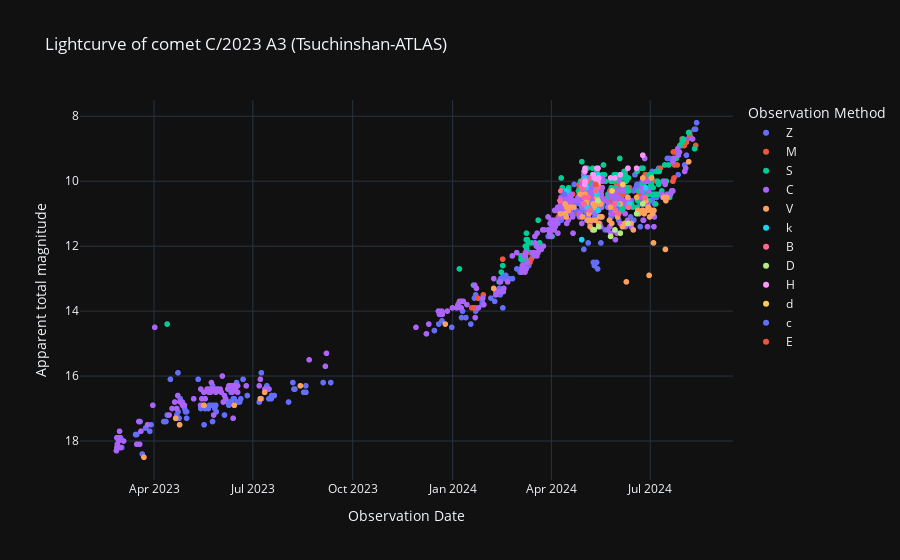

Here is the notebook cell this chart was saved with:
### Code cell
# Gráfica del los datos
labels = {'obs_date':'Observation Date','magnitude':'Apparent total magnitude', 'obs_method_key' : 'Observation Method'}
fig = px.scatter(curva_de_luz_df, x='obs_date', y='magnitude', color='obs_method_key', template= 'plotly_dark', labels= labels, title='Lightcurve of comet C/2023 A3 (Tsuchinshan-ATLAS)')
fig.update_yaxes(autorange="reversed")
fig.show()

### Figure 1 — Plotly figure (JSON) as saved in the notebook; plotly's stock layout.template omitted (floating-point values rounded to 4 significant figures; data arrays with more than 128 entries replaced by an {"elided": "..."} marker saying what was removed)
{"data": [{"hovertemplate": "Observation Method=Z<br>Observation Date=%{x}<br>Apparent total magnitude=%{y}<extra></extra>", "legendgroup": "Z", "marker": {"color": "#636efa", "symbol": "circle"}, "mode": "markers", "name": "Z", "showlegend": true, "type": "scattergl", "x": {"elided": "292 str values"}, "xaxis": "x", "y": {"elided": "292 float values"}, "yaxis": "y"}, {"hovertemplate": "Observation Method=M<br>Observation Date=%{x}<br>Apparent total magnitude=%{y}<extra></extra>", "legendgroup": "M", "marker": {"color": "#EF553B", "symbol": "circle"}, "mode": "markers", "name": "M", "showlegend": true, "type": "scattergl", "x": {"elided": "174 str values"}, "xaxis": "x", "y": {"elided": "174 float values"}, "yaxis": "y"}, {"hovertemplate": "Observation Method=S<br>Observation Date=%{x}<br>Apparent total magnitude=%{y}<extra></extra>", "legendgroup": "S", "marker": {"color": "#00cc96", "symbol": "circle"}, "mode": "markers", "name": "S", "showlegend": true, "type": "scattergl", "x": {"elided": "193 str values"}, "xaxis": "x", "y": {"elided": "193 float values"}, "yaxis": "y"}, {"hovertemplate": "Observation Method=C<br>Observation Date=%{x}<br>Apparent total magnitude=%{y}<extra></extra>", "legendgroup": "C", "marker": {"color": "#ab63fa", "symbol": "circle"}, "mode": "markers", "name": "C", "showlegend": true, "type": "scattergl", "x": {"elided": "338 str values"}, "xaxis": "x", "y": {"elided": "338 float values"}, "yaxis": "y"}, {"hovertemplate": "Observation Method=V<br>Observation Date=%{x}<br>Apparent total magnitude=%{y}<extra></extra>", "legendgroup": "V", "marker": {"color": "#FFA15A", "symbol": "circle"}, "mode": "markers", "name": "V", "showlegend": true, "type": "scattergl", "x": ["2024-08-05T10:48:00", "2024-07-16T11:16:00", "2024-07-15T11:16:00", "2024-07-15T00:01:00", "2024-07-13T11:16:00", "2024-07-04T11:02:24", "2024-07-04T00:39:00", "2024-07-03T11:02:24", "2024-07-02T11:02:24", "2024-07-02T04:33:35", "2024-06-30T11:02:24", "2024-06-30T00:33:00", "2024-06-29T11:02:24", "2024-06-28T11:02:24", "2024-06-26T22:04:48", "2024-06-25T11:31:12", "2024-06-24T11:02:24", "2024-06-24T05:02:24", "2024-06-23T11:16:47", "2024-06-20T11:02:24", "2024-06-19T11:16:47", "2024-06-18T11:45:00", "2024-06-15T11:31:12", "2024-06-13T11:02:24", "2024-06-10T12:00:00", "2024-06-09T00:56:00", "2024-06-07T11:45:36", "2024-06-05T11:02:24", "2024-06-03T12:00:00", "2024-05-31T22:33:36", "2024-05-29T13:12:00", "2024-05-26T11:45:35", "2024-05-25T12:00:00", "2024-05-24T11:02:24", "2024-05-17T13:40:48", "2024-05-16T13:12:00", "2024-05-16T11:45:35", "2024-05-15T12:57:35", "2024-05-14T12:00:00", "2024-05-14T11:31:12", "2024-05-13T21:04:00", "2024-05-12T21:29:00", "2024-05-11T11:02:24", "2024-05-10T20:20:00", "2024-05-10T12:00:00", "2024-05-09T12:28:47", "2024-05-07T15:07:11", "2024-05-06T15:36:00", "2024-05-05T15:36:00", "2024-05-04T14:09:35", "2024-05-03T12:28:48", "2024-05-03T11:45:36", "2024-05-02T23:16:48", "2024-05-01T20:44:00", "2024-04-29T12:43:12", "2024-04-27T14:24:00", "2024-04-21T16:47:59", "2024-04-20T16:47:00", "2024-04-17T16:47:59", "2024-04-16T17:02:24", "2024-04-15T17:02:24", "2024-04-15T03:07:12", "2024-04-14T17:02:24", "2024-04-13T17:02:24", "2024-04-13T14:52:47", "2024-04-09T07:55:12", "2024-02-07T19:40:48", "2023-12-25T05:16:47", "2023-08-13T18:28:47", "2023-07-11T22:04:48", "2023-07-07T20:23:59", "2023-06-13T21:21:36", "2023-05-16T23:16:00", "2023-04-24T12:28:00", "2023-04-20T22:25:00", "2023-03-22T16:04:00"], "xaxis": "x", "y": [9.4, 10.5, 10.6, 12.1, 10.5, 10.9, 11.9, 11, 10.9, 9.9, 11.1, 12.9, 10.8, 10.9, 10.6, 11, 10.9, 9.9, 10.9, 11, 10.9, 10.5, 11.5, 11.3, 10.5, 13.1, 11.3, 11.4, 10.7, 11.1, 10.7, 11.3, 10.8, 11.2, 11.1, 11.1, 10.7, 11.1, 10.7, 11.3, 10.1, 10.5, 11.2, 10.7, 10.8, 10.7, 11.2, 11.4, 11, 11.2, 10.5, 10.6, 10.7, 10.4, 11.1, 10.4, 10.8, 10.8, 10.8, 10.9, 10.8, 10.8, 11.1, 11, 10.7, 11, 13.3, 14.4, 16.3, 16.5, 16.7, 16.9, 16.9, 17.5, 17.3, 18.5], "yaxis": "y"}, {"hovertemplate": "Observation Method=k<br>Observation Date=%{x}<br>Apparent total magnitude=%{y}<extra></extra>", "legendgroup": "k", "marker": {"color": "#19d3f3", "symbol": "circle"}, "mode": "markers", "name": "k", "showlegend": true, "type": "scattergl", "x": ["2024-06-26T22:04:48", "2024-06-11T21:36:00", "2024-06-10T21:36:00", "2024-05-31T22:33:36", "2024-05-13T22:04:48", "2024-05-13T21:20:00", "2024-05-13T21:15:00", "2024-05-12T22:25:00", "2024-05-12T22:20:00", "2024-05-12T21:49:00", "2024-05-12T21:44:00", "2024-05-07T21:07:11", "2024-05-03T21:35:59", "2024-05-02T23:02:24", "2024-05-01T21:20:00", "2024-05-01T21:13:00", "2024-04-28T21:50:24", "2024-04-15T03:07:12"], "xaxis": "x", "y": [10.2, 10.7, 10.8, 10.7, 10.9, 9.6, 9.8, 10, 10.2, 10.2, 10.4, 10.9, 10.8, 10.2, 9.9, 10.1, 11.8, 10.3], "yaxis": "y"}, {"hovertemplate": "Observation Method=B<br>Observation Date=%{x}<br>Apparent total magnitude=%{y}<extra></extra>", "legendgroup": "B", "marker": {"color": "#FF6692", "symbol": "circle"}, "mode": "markers", "name": "B", "showlegend": true, "type": "scattergl", "x": ["2024-06-26T11:31:00", "2024-06-10T22:33:35", "2024-06-01T22:33:36", "2024-05-29T22:19:11", "2024-05-29T11:16:47", "2024-05-13T20:50:00", "2024-05-11T21:40:00", "2024-05-07T20:15:00", "2024-05-06T22:48:00", "2024-05-04T22:08:00", "2024-05-03T14:38:23", "2024-05-01T12:50:00", "2024-04-30T23:45:35", "2024-04-30T22:19:11", "2024-04-29T21:15:00", "2024-04-29T21:00:00", "2024-04-28T21:00:00", "2024-04-09T16:47:59", "2024-04-08T21:36:00"], "xaxis": "x", "y": [10.5, 10.8, 11, 10.9, 10.7, 10.2, 10.3, 9.9, 10.9, 10.5, 10, 10.5, 10.7, 10.7, 10.2, 10, 10.2, 10.3, 10.6], "yaxis": "y"}, {"hovertemplate": "Observation Method=D<br>Observation Date=%{x}<br>Apparent total magnitude=%{y}<extra></extra>", "legendgroup": "D", "marker": {"color": "#B6E880", "symbol": "circle"}, "mode": "markers", "name": "D", "showlegend": true, "type": "scattergl", "x": ["2024-06-24T05:02:24", "2024-06-18T11:45:00", "2024-06-10T12:00:00", "2024-06-03T12:00:00", "2024-05-29T12:57:35", "2024-05-25T12:00:00", "2024-05-14T12:00:00", "2024-05-13T21:53:00", "2024-05-10T12:00:00", "2024-05-09T12:28:47"], "xaxis": "x", "y": [10.7, 11, 11.3, 11.6, 11.5, 11.7, 11.4, 10.6, 11.5, 11.5], "yaxis": "y"}, {"hovertemplate": "Observation Method=H<br>Observation Date=%{x}<br>Apparent total magnitude=%{y}<extra></extra>", "legendgroup": "H", "marker": {"color": "#FF97FF", "symbol": "circle"}, "mode": "markers", "name": "H", "showlegend": true, "type": "scattergl", "x": ["2024-06-24T05:02:24", "2024-06-18T11:45:00", "2024-06-10T12:00:00", "2024-06-03T11:45:36", "2024-05-29T13:12:00", "2024-05-25T12:00:00", "2024-05-14T12:14:23", "2024-05-13T21:30:00", "2024-05-13T21:26:00", "2024-05-12T22:06:00", "2024-05-12T22:01:00", "2024-05-10T12:00:00", "2024-05-09T12:28:47", "2024-05-01T22:27:00", "2024-05-01T22:22:00", "2024-05-01T21:43:00", "2024-05-01T21:38:00"], "xaxis": "x", "y": [9.2, 9.6, 9.6, 9.8, 9.9, 9.9, 9.9, 9.6, 10, 9.6, 10, 9.9, 9.8, 9.6, 10, 9.7, 10.1], "yaxis": "y"}, {"hovertemplate": "Observation Method=d<br>Observation Date=%{x}<br>Apparent total magnitude=%{y}<extra></extra>", "legendgroup": "d", "marker": {"color": "#FECB52", "symbol": "circle"}, "mode": "markers", "name": "d", "showlegend": true, "type": "scattergl", "x": ["2024-06-05T20:54:00", "2024-05-26T20:47:00"], "xaxis": "x", "y": [10.1, 10.3], "yaxis": "y"}, {"hovertemplate": "Observation Method=c<br>Observation Date=%{x}<br>Apparent total magnitude=%{y}<extra></extra>", "legendgroup": "c", "marker": {"color": "#636efa", "symbol": "circle"}, "mode": "markers", "name": "c", "showlegend": true, "type": "scattergl", "x": ["2024-05-16T14:00:00", "2024-05-13T13:00:00", "2024-05-12T14:00:00", "2024-05-10T15:15:00", "2024-05-09T16:30:00", "2024-05-04T20:42:00", "2024-04-30T21:03:00", "2024-04-12T19:55:00"], "xaxis": "x", "y": [11.9, 12.7, 12.5, 12.6, 12.5, 11.9, 12.1, 10.4], "yaxis": "y"}, {"hovertemplate": "Observation Method=E<br>Observation Date=%{x}<br>Apparent total magnitude=%{y}<extra></extra>", "legendgroup": "E", "marker": {"color": "#EF553B", "symbol": "circle"}, "mode": "markers", "name": "E", "showlegend": true, "type": "scattergl", "x": ["2024-05-11T20:30:00"], "xaxis": "x", "y": [10.1], "yaxis": "y"}], "layout": {"legend": {"title": {"text": "Observation Method"}, "tracegroupgap": 0}, "title": {"text": "Lightcurve of comet C/2023 A3 (Tsuchinshan-ATLAS)"}, "xaxis": {"anchor": "y", "domain": [0, 1], "title": {"text": "Observation Date"}}, "yaxis": {"anchor": "x", "autorange": "reversed", "domain": [0, 1], "title": {"text": "Apparent total magnitude"}}}}
